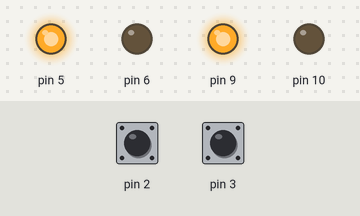
The program below on a simulated Arduino Uno, built with avr-gcc and run on an emulated ATmega328P. Parts: output pins drawn as LEDs (lit = HIGH). The test bench sets the inputs (shaded band); at power-on: pin 2 HIGH, pin 3 HIGH.

Above: at 0.4 s.
Timing chart, 0 to 1.9 s (numbered marks = the images above):
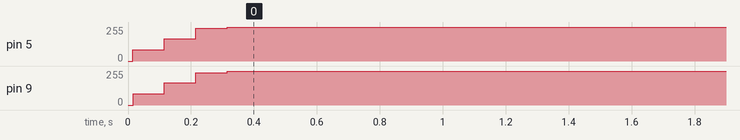

Measured:
- by itself, pin 5: 0/255 → 86/255 at 0.02 s, → 166/255 0.10 s later, → 244/255 0.10 s later, → 255/255 0.10 s later
- by itself, pin 9: 0/255 → 86/255 at 0.02 s, → 166/255 0.10 s later, → 243/255 0.10 s later, → 255/255 0.10 s later

The program:

main.cpp
```cpp
#include <Arduino.h>
#include <CarControl.h>

CarControl Car(5,6,2,9,10,3);

void printIntArray(int* array) {
  Serial.print("[");
  for (int i; i < 50; i++) {
    Serial.print(String(array[i]) + ",");
  }
  Serial.println("]");
}

void printFloatArray(float* array) {
  Serial.print("[");
  for (int i; i < 50; i++) {
    Serial.print(String(array[i]) + ",");
  }
  Serial.println("]");
}


void setup() {
  // Serial.begin(115200);
  // Serial.println("start");

  // Car.move(30);
  // Car.move(-30);
  Car.move(30);
  Car.rotate(90);

  printFloatArray(Car.commandQueue);
  printIntArray(Car.modeQueue);
}


void loop() {
  Car.loop();
}
```

CarControl.cpp
```cpp
#include <Arduino.h>
#include <MotorControl.h>
#include <CarControl.h>

  CarControl::CarControl(
      int LM_PIN_1,
      int LM_PIN_2,
      int LM_PIN_3,
      int RM_PIN_1,
      int RM_PIN_2,
      int RM_PIN_3
  ) :
    LeftMotor(LM_PIN_1, LM_PIN_2, LM_PIN_3),
    RightMotor(RM_PIN_1, RM_PIN_2, RM_PIN_3)
  {
    for (int i; i < queueSize; i++) {
      commandQueue[i] = 0;
      modeQueue[i] = 0;
    }
  }

  void CarControl::queueCommand(int mode, float value) {
    for (int i; i < queueSize; i++) {
    if (commandQueue[i] == 0.00 && value != 0.00) {
      commandQueue[i] = value;
      modeQueue[i] = mode;
      break;
    }
  }
  }

  void CarControl::run(float speed_rpm) {
    LeftMotor.spin(speed_rpm);
    RightMotor.spin(speed_rpm);
  }

  void CarControl::move(int distance) {
    queueCommand(MOVE_MODE, distance);
  }

  void CarControl::rotate(int degrees) {
    queueCommand(ROTATE_MODE, degrees);
  }

  void CarControl::startCommand(int mode, float value)
  {

    for (int i = 0; i < queueSize - 1; i++) {
      commandQueue[i] = commandQueue[i + 1];
      modeQueue[i] = modeQueue[i + 1];
    }

    if (mode == MOVE_MODE) {
      LeftMotor.move(double(value) * cm_to_pulse);
      RightMotor.move(double(value) * cm_to_pulse);
    }

    if (mode == ROTATE_MODE) {
        double rate = 4.2;
        LeftMotor.move(value/rate);
        RightMotor.move(-value/rate);
    }
  }

  void CarControl::loop() {
    LeftMotor.handleControl();
    RightMotor.handleControl();

    if (!LeftMotor._isMoving
        && !RightMotor._isMoving) {
          if( commandQueue[0] != 0){
            LeftMotor.stop();
            RightMotor.stop();
            float value = commandQueue[0];
            int mode = modeQueue[0];
            startCommand(mode, value);
            Serial.println("starting " + String(value));
          } else {
                for (int i = 0; i < queueSize - 1; i++) {
                  commandQueue[i] = commandQueue[i + 1];
                  modeQueue[i] = modeQueue[i + 1];
                }
          }
    }
  }
```

CarControl.h
```cpp
// CarControl.h
#ifndef CarControl_h
#define CarControl_h

#include "Arduino.h"
#include <MotorControl.h>


class CarControl
{
  public:
    CarControl(
      int LM_PIN_1,
      int LM_PIN_2,
      int LM_PIN_3,
      int RM_PIN_1,
      int RM_PIN_2,
      int RM_PIN_3
    );


    void run(float speed);
    void move(int distance);
    void rotate(int degrees);
    void stop();

    void startCommand(int mode, float value);

    void loop();
    float commandQueue[50];
    int modeQueue[50];

  private:
    MotorControl LeftMotor;
    MotorControl RightMotor;
    void queueCommand(int mode, float value);

    double cm_to_pulse = 1.8;

    const int queueSize = 50;

    boolean _isMoving = false;

    const int RUN_MODE = 0;
    const int MOVE_MODE = 1;
    const int ROTATE_MODE = 2;
    const int STOP = 3;

    int Mode = 3;
};

#endif
```

MotorControl.cpp
```cpp
// MotorControl.cpp
#include <Arduino.h>
#include <MotorControl.h>
#include <PID_v1.h>

#define STOP_MODE 0
#define SPEED_MODE 1
#define POSITION_MODE 2

// MotorControl* MotorControl::instance0 = 0;
// MotorControl* MotorControl::instance1 = 0;


MotorControl::MotorControl(
  int motor_pin_a,
  int motor_pin_b,
  int encoder_pin
) : myPID(&Input, &Output, &Setpoint, 0.5, 5.5, 0.01, DIRECT)
{
  _pinA = motor_pin_a;
  _pinB = motor_pin_b;
  _encoderPin = encoder_pin;
  MotorPosition = 0;
  pinMode(_pinA, OUTPUT);
  pinMode(_pinB, OUTPUT);
  pinMode(_encoderPin, INPUT_PULLUP);
  // instance0 = this;

  lastCalc = 0;
  MotorSpeed = 0;
  _LastPulse = 0;
  _CurrentPulse = 0;
  _last_state = 0;
  Mode = STOP_MODE;

  // int queue[10];
  // _queue[10] = queue;
  Kp = 0.5; Ki = 5.5; Kd = 0.01;
  for (int i; i < _queueSize; i++) {
    _queue[i] = 0;
  }
  // spin(100);
  myPID.SetMode(AUTOMATIC);
}


void MotorControl::_handleSensor() {
  // int value = (PIND & (1 << PD2)) >> PD2;
  boolean value = digitalRead(_encoderPin);
  if (value != _last_state) {
    MotorPosition++;
    _last_state = value;
    _CurrentPulse = millis();
  }
}

void MotorControl::move(int dist){
  // Mode = POSITION_MODE;
  // distance = dist;
  for (int i; i < _queueSize; i++) {
    if (_queue[i] == 0) {
      _queue[i] = dist;
      break;
    }
  }
}

void MotorControl::_runSpeed(float speed){
Setpoint = speed;
    Input = MotorSpeed;
    myPID.Compute();
    Output = min(255, max(0, Output));
    if (direction > 0) {
      analogWrite(_pinA, abs(Output));
      analogWrite(_pinB, 0);
    } else {
      analogWrite(_pinA, 0);
      analogWrite(_pinB, abs(Output));
    }
}

void MotorControl::handleControl(){
  _handleSensor();
  calculateSpeed();
  handleQueue();

  if (Mode == STOP_MODE) {
    digitalWrite(_pinA, 0);
    digitalWrite(_pinB, 0);
  }

  if (Mode == SPEED_MODE) {
    _runSpeed(Setpoint);
  }

  if (Mode == POSITION_MODE) {
    distance = abs(distance);
    if (MotorPosition < 10 && distance - MotorPosition > 20) {
      _runSpeed(200);
    } else if (distance - MotorPosition > 20) {
      _runSpeed(100);
    } else if (distance - MotorPosition <= 20 && distance - MotorPosition > 0) {
      _runSpeed(30);
    } else {

      // Serial.println("Done");
      Mode = STOP_MODE;
      _isMoving = false;
      distance = 0;
      MotorPosition = 0;
      for (int i = 0; i < _queueSize - 1; i++) {
        _queue[i] = _queue[i + 1];
      }
    }
  }
}

void MotorControl::calculateSpeed(){
  long now = millis();

  if(now > lastCalc + 5) {
      long pulseInterval = _CurrentPulse - _LastPulse;
      if (pulseInterval >= 5000) {
        MotorSpeed = 0.00;
      } else if(pulseInterval == 0.000) {
        if( MotorSpeed > 3 ) {
          MotorSpeed -= 1;
        } else {
          MotorSpeed = 0;
        }
      } else {
        MotorSpeed = double(1000) * double(60.000 / 40.000) / double(pulseInterval);
      }
      _LastPulse = _CurrentPulse;
      lastCalc = now;
  }
}

void MotorControl::handleQueue(){
  if ( _queue[0] != 0 && !_isMoving) {
    _isMoving = true;
    Mode = POSITION_MODE;
    distance = _queue[0];

    if (distance > 0) {
      direction = 1;
    } else if (distance < 0) {
      direction = -1;
    }
    // Serial.println("starting " + String(distance));
  }
}

void MotorControl::spin(float speed){
  Mode = SPEED_MODE;
  Input = MotorSpeed;
  if (speed > 0) {
    direction = 1;
  } else if (speed < 0) {
    direction = -1;
  }
  Setpoint = abs(speed);
}

void MotorControl::stop() {
  Mode = STOP_MODE;
  MotorPosition = 0;
  _isMoving = false;
  for (int i; i < _queueSize; i++) {
    _queue[i] = 0;
  }
}
```

MotorControl.h
```cpp
// MotorControl.h
#ifndef MotorLib_h
#define MotorLib_h

#include "Arduino.h"
#include <PID_v1.h>

class MotorControl
{
  public:
    MotorControl(
      int motor_pin_a,
      int motor_pin_b,
      int encoder_pin
    );

    double Setpoint;
    double Input;
    double Output;

    int MotorPosition;
    double MotorSpeed;

    int Mode;

    void move(int distance);
    void spin(float speed);
    void stop();
    void increment();
    void handleControl();

    int distance;
    int _queue[20];
    boolean _isMoving = false;

  private:
    PID myPID;
    void calculateSpeed();
    void handleQueue();
    const int _queueSize = 20;


    int _last_state;
    long lastCalc;
    long _CurrentPulse;
    long _LastPulse;

    double Kp;
    double Ki;
    double Kd;

    int direction = 1;

    void _runSpeed(float speed);
    void _moveTo(int distance);


    int _pinA;
    int _pinB;
    int _encoderPin;
    void _handleSensor();
    // static MotorControl* instance0;
    // static MotorControl* instance1;
};

#endif
```

testMotorControl.cpp
```cpp
// #include <Arduino.h>
// #include <MotorControl.h>

// MotorControl MotorEsq(5, 6, 2);
// MotorControl MotorDir(9, 10, 3);

// float cm_to_pulse = 1.85;
// int distance = 30 * cm_to_pulse;

// void printAll() {
//   Serial.print("[");
//   for (unsigned int i; i < 20; i++) {
//     Serial.print(String(MotorDir._queue[i]) + ",");
//   }
//   Serial.println("]");
// }

// void setup() {
//   Serial.begin(115200);

//   printAll();
//   MotorDir.move(21.5 * cm_to_pulse);
//   MotorDir.move(-21.5 * cm_to_pulse);
//   // MotorDir.spin(50);
//   printAll();
// }


// void loop() {

//   MotorEsq.handleControl();
//   MotorDir.handleControl();


//   // Serial.println("0,150,"+ String(MotorEsq.Setpoint)+ "," + String(MotorDir.Setpoint));
// }
```
